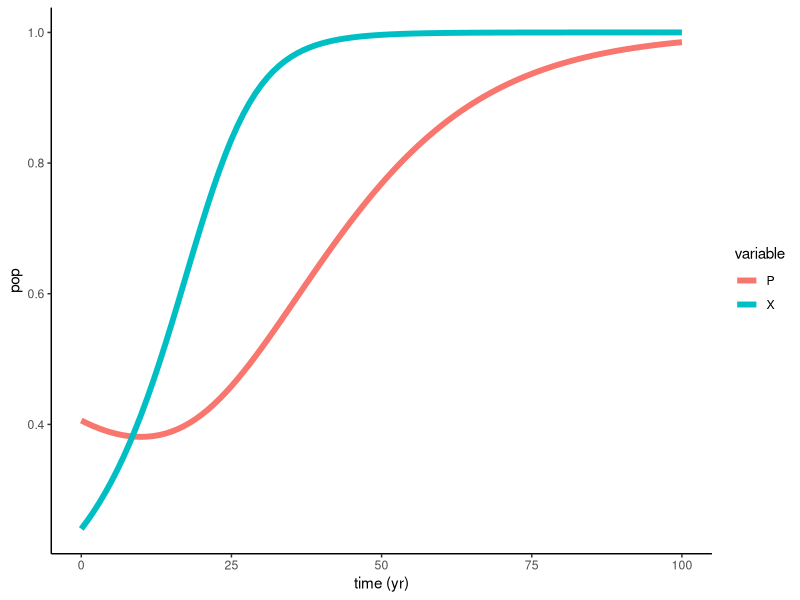
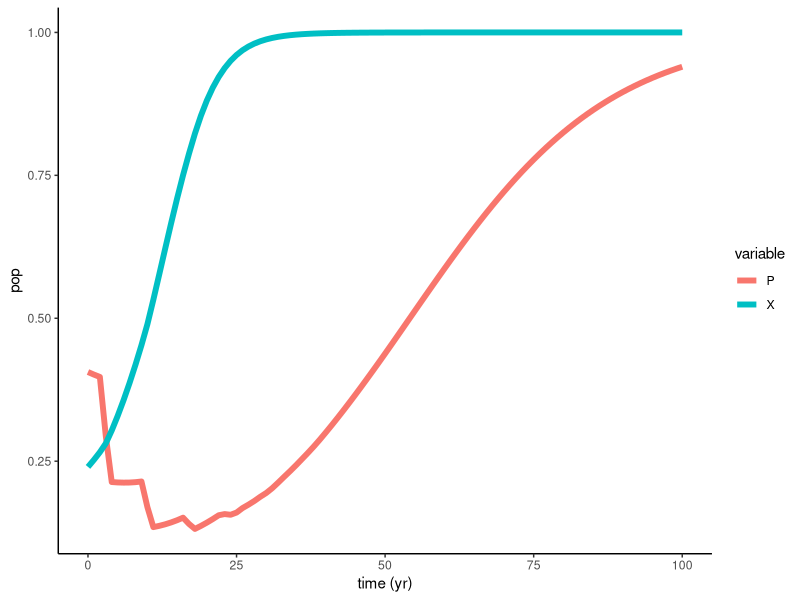

Source code (R) for these figures, in order:
## ---- chunk 1
knitr::opts_chunk$set(echo = FALSE, warning = FALSE, message = FALSE)

setwd("C:/Users/sophi/Documents/GitHub/UNH_Docs/Proposal/Soc_Ecol_Model")

library(deSolve)
library(tidyverse)
library(ggplot2)
library(gridExtra)
library(kableExtra)
## ---- chunk 2
Bauch.Model <- function (t, y, params) {
  ## first extract the state variables
  P <- y[1] #Fish Pop var
  X <- y[2] #conservationist var

  #TT <- y[5]
  
  ## now extract the parameters
  R <- params["R"] # Net growth/fecundity
  s <- params["s"] # supply and demand
  h <- params["h"] # Harvesting efficiency
  k <- params["k"] # Social learning rate
  w <- params["w"] # conservation costs
  c <- params["c"] # rarity valuation param
  d <- params["d"] # social norm strength
  
  #print(times)
  
  ## now code the model equations
  dPdt <- R * P * (1-P) - (h * P * (1-X))/(P+s)
  dXdt <- k * X * (1-X) * (d*(2*X-1) + 1/(P+c) - w)
  
  ## combine results into a single vector
  dydt <- c(dPdt, dXdt)
  ## return result as a list!
  
  list(dydt)
}


# Intro shocks These would be short term (perhaps 1 year) increases in the h parameter. 
params_Bauch <- c(R = 0.06, s = 0.8, h = 0.075, k = 0.17, w = 0.35, c = 0.6, d = 0.5)

times <- seq(from = 0, to = 100, by = 1)
xstart <- c(P = 0.406, X = .24) # See supplemental data for other starting params

ode(
  func=Bauch.Model,
  y=xstart,
  times=times,
  parms=params_Bauch
) %>%
  as.data.frame() -> out1

out1 %>%
  gather(variable,value,-time) %>%
  ggplot(aes(x=time,y=value,color=variable))+
  geom_line(size=2)+
  theme_classic()+
  labs(x='time (yr)',y='pop')

## ---- chunk 3
#Make a global list of shock times

## CHANGE HERE TO CHANGE SCENARIO
end_time <- 100
event_prob <- 0.2
event_years <- rbinom(end_time, 1, event_prob)
events <- NULL

for(i in 1:end_time){
  if(event_years[i] == 1){
    events <- append(events, i)
  }
}


param <- c(R = 0.06, s = 0.8, k = 0.17, w = 0.35, c = 0.6, d = 0.5)
y <- c(P = 0.406, X = .24) 

Bauch.shocks <- function(times, y, param) { 

  # CHANGE H VALUES HERE
  with(as.list(c(y, param)), {
    if(round(times, digits = 0) %in% events){
      h <-  1
    }else{h <-  0.075}
    
    # #Uncomment below to see the weird time thing that's happening
    # cat("h:", h, "  t:", round(times, digits = 0), "\n") 

    dPdt <- R * P * (1-P) - (h * P * (1-X))/(P+s)
    dXdt <- k * X * (1-X) * (d*(2*X-1) + 1/(P+c) - w)
    return(list(c(dPdt, dXdt))) 

  })} 

times <- seq(from = 0, to = end_time, by = 1)
out2 <- as.data.frame(ode(func = Bauch.shocks, y = y, times = times, parms = param))
out2 %>%
  gather(variable,value,-time) %>%
  ggplot(aes(x=time,y=value,color=variable))+
  geom_line(size=2)+
  theme_classic()+
  labs(x='time (yr)',y='pop')

## ---- chunk 4

colnames(out1) <- c("time1", "P1", "X1")

out_both <- cbind(out1, out2) 
out_compare <- out_both %>%
  mutate(Pdiff = (P - P1)/ P1) %>%
  mutate(Xdiff = (X - X1)/ X1)

knitr::kable(out_compare, format = "latex", booktabs = TRUE)
